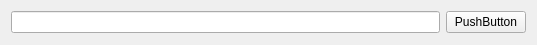
<?xml version="1.0" encoding="UTF-8"?>
<ui version="4.0">
 <class>Form</class>
 <widget class="QWidget" name="Form">
  <property name="geometry">
   <rect>
    <x>0</x>
    <y>0</y>
    <width>537</width>
    <height>45</height>
   </rect>
  </property>
  <property name="windowTitle">
   <string>Form</string>
  </property>
  <layout class="QHBoxLayout" name="horizontalLayout">
   <item>
    <widget class="QLineEdit" name="lineEdit"/>
   </item>
   <item>
    <widget class="QPushButton" name="pb_send">
     <property name="text">
      <string>PushButton</string>
     </property>
    </widget>
   </item>
  </layout>
 </widget>
 <resources/>
 <connections/>
</ui>
